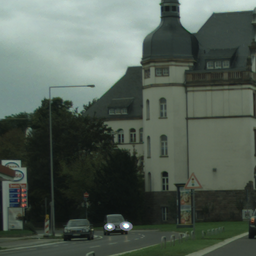
#> input picture car1.png, 256 x 256 px, found by its file name
$ python subtract_images.py
#> lines starting #> are read from the running program, lines starting #| are printed output that depends on the picture
import cv2
from matplotlib import pyplot as plt

'''
To subtract images properly, use one of the following:
(i)     (a - b) + (b - a) if both images a and b are uint8
(ii)    Convert to floating-point
'''

path = '/Users/RohanSaxena/Documents/projects/cv'

image1 = cv2.imread(path + '/car1.png')
#> image1 is the input picture: shape (256, 256, 3); mean B, G, R 83, 92.3, 80.7
image2 = cv2.imread(path + '/car2.png')
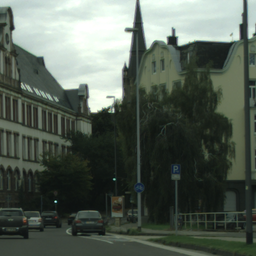
#> input picture car2.png, 256 x 256 px, found by its file name
#> image2 is the input picture: shape (256, 256, 3); mean B, G, R 84.8, 94.4, 84.6

difference1 = cv2.addWeighted(image1, 1, image2, -1, 0)
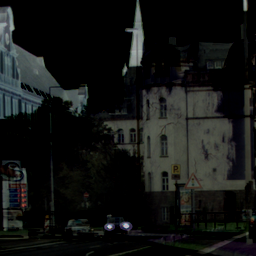
#> difference1: shape (256, 256, 3); mean B, G, R 19.2, 20.5, 19
difference2 = cv2.addWeighted(image1, -1, image2, 1, 0)
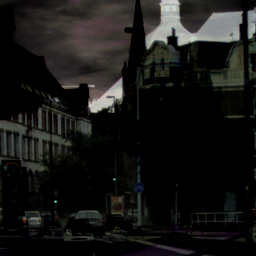
#> difference2: shape (256, 256, 3); mean B, G, R 21, 22.6, 22.9
net_difference = cv2.addWeighted(image1, 1, image2, 1, 0)
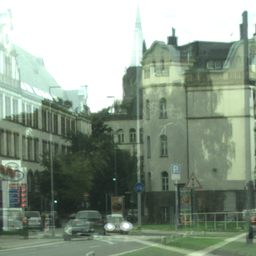
#> net_difference: shape (256, 256, 3); mean B, G, R 140, 155.4, 141.3

plt.imshow(net_difference)
plt.show()
